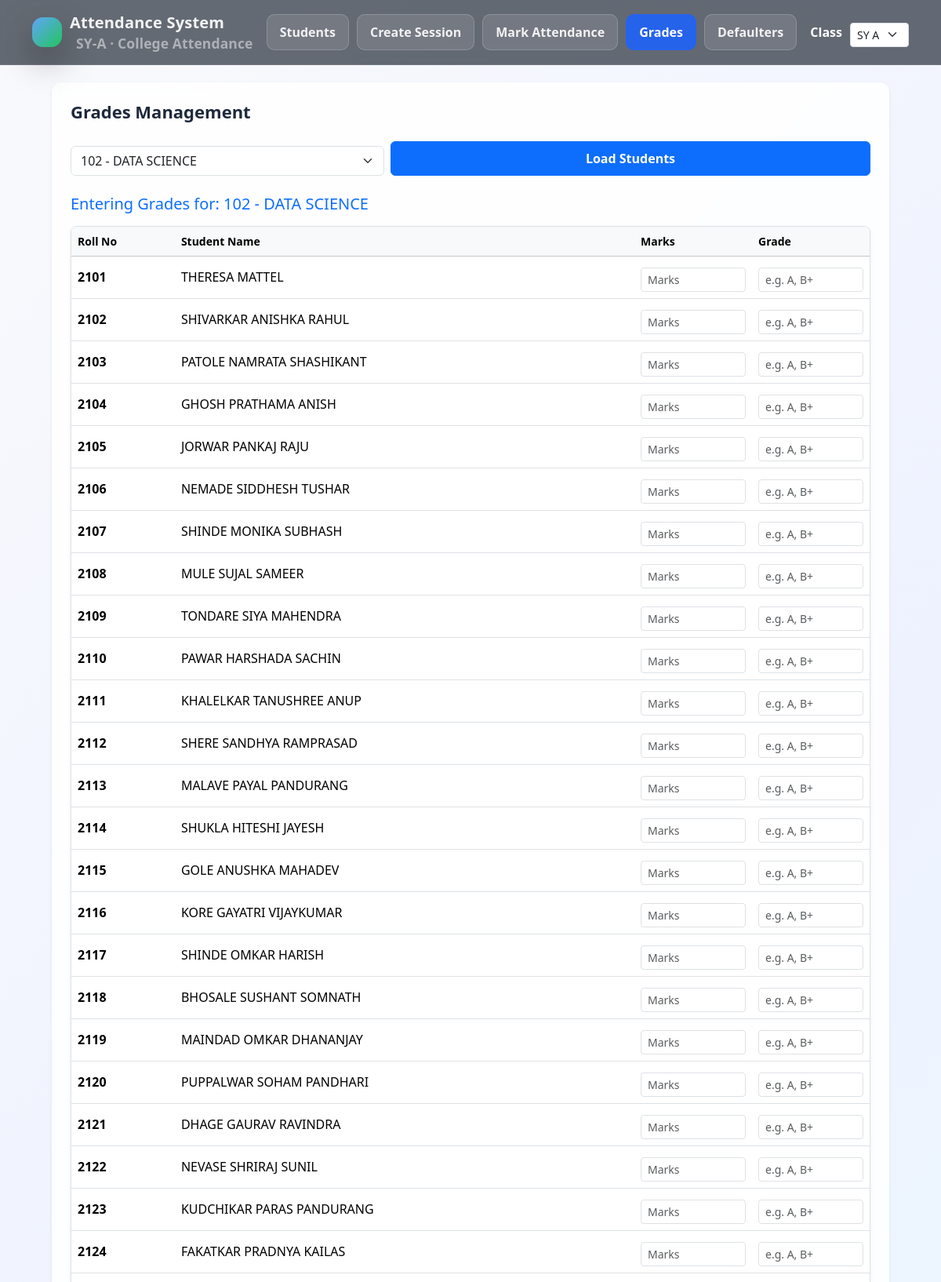
Screenshot of /grades?subject_id=2 (upper part) with the database file from the repository.
### tables this page shows
CREATE TABLE classes (
      class_id INTEGER PRIMARY KEY AUTOINCREMENT,
      year_name TEXT NOT NULL,
      division TEXT NOT NULL,
      academic_year TEXT NOT NULL,
      UNIQUE(year_name, division, academic_year)
    );

CREATE TABLE students (
      student_id INTEGER PRIMARY KEY AUTOINCREMENT,
      roll_no TEXT NOT NULL UNIQUE,
      full_name TEXT NOT NULL,
      email TEXT,
      class_id INTEGER NOT NULL,
      FOREIGN KEY (class_id) REFERENCES classes(class_id)
    );

### app.py (the view, shortened to what this page needs)
@app.route("/grades", methods=["GET", "POST"])
def grades():
    conn = get_conn()
    cur = conn.cursor()
    klass = get_selected_class(cur)
    if not klass:
        conn.close()
        return "No class found. Please insert a class row in classes table first."
    cur.execute(
        """
        SELECT s.subject_id, s.subject_code, s.subject_name
        FROM subjects s
        JOIN class_subjects cs ON cs.subject_id = s.subject_id
        WHERE cs.class_id = ?
        ORDER BY s.subject_code
        """,
        (klass["class_id"],),
    )
    subjects = cur.fetchall()
    selected_subject_id = request.args.get("subject_id", type=int)
    roster = []
    subject_label = None
    if selected_subject_id:
        chosen_subject = next((s for s in subjects if s["subject_id"] == selected_subject_id), None)
        if chosen_subject:
            subject_label = (
                f"Entering Grades for: {chosen_subject['subject_code']} - {chosen_subject['subject_name']}"
            )
        cur.execute(
            """
            SELECT s.student_id, s.roll_no, s.full_name, g.marks, g.grade
            FROM students s
            LEFT JOIN grades g ON s.student_id = g.student_id AND g.subject_id = ?
            WHERE s.class_id = ?
            ORDER BY s.roll_no
            """,
            (selected_subject_id, klass["class_id"]),
        )
        roster = cur.fetchall()
    conn.close()
    return render_template(
        "grades.html",
        subjects=subjects,
        selected_subject_id=selected_subject_id,
        roster=roster,
        subject_label=subject_label,
    )

### app.py (called while the page is built)
@app.before_request
def ensure_selected_class():
    selected_class_id = request.args.get("class_id", type=int)
    if selected_class_id:
        session["selected_class_id"] = selected_class_id

def get_selected_class(cur):
    selected_class_id = session.get("selected_class_id")
    klass = None
    if selected_class_id:
        cur.execute(
            "SELECT class_id, year_name, division, academic_year FROM classes WHERE class_id = ?",
            (selected_class_id,),
        )
        klass = cur.fetchone()
    if not klass:
        cur.execute(
            "SELECT class_id, year_name, division, academic_year FROM classes ORDER BY year_name, division, academic_year LIMIT 1"
        )
        klass = cur.fetchone()
        if klass:
            session["selected_class_id"] = klass["class_id"]
    return klass

@app.context_processor
def inject_class_info():
    conn = get_conn()
    cur = conn.cursor()
    cur.execute(
        "SELECT class_id, year_name, division, academic_year FROM classes ORDER BY year_name, division, academic_year"
    )
    classes = cur.fetchall()
    conn.close()
    selected_class_id = session.get("selected_class_id")
    selected_class = next(
        (c for c in classes if c["class_id"] == selected_class_id), None
    )
    if not selected_class and classes:
        selected_class = classes[0]
    return {"classes": classes, "selected_class": selected_class}

### db.py (called while the page is built)
def get_conn():
    db_path = os.path.join(os.path.dirname(__file__), "college_attendance.db")
    con = sqlite3.connect(db_path)
    con.row_factory = sqlite3.Row
    return con

### templates/grades.html (shortened to what this page needs)
{% extends "base.html" %}
{% block content %}
<div class="card p-4 shadow-sm border-0" style="border-radius:12px; background: rgba(255,255,255,0.85); backdrop-filter: blur(10px);">
    <h2 class="mb-4" style="font-weight:800; color:#1e293b;">Grades Management</h2>
    <form method="GET" action="{{ url_for('grades') }}" class="mb-4 d-flex flex-column flex-md-row gap-2">
        <select name="subject_id" class="form-select" style="max-width: 400px;">
            {% for sub in subjects %}
                <option value="{{ sub.subject_id }}"
                    {% if selected_subject_id == sub.subject_id %}selected{% endif %}>
                    {{ sub.subject_code }} - {{ sub.subject_name }}
                </option>
            {% endfor %}
        </select>
        <button type="submit" class="btn btn-primary px-4 fw-bold w-100">Load Students</button>
    </form>
    {% if selected_subject_id %}
        {% if subject_label %}
            <h5 class="text-primary mb-3">{{ subject_label }}</h5>
        {% endif %}
        <form method="POST" action="{{ url_for('grades') }}">
            <div class="table-responsive bg-white rounded-3 shadow-sm mb-4 border">
                <table class="table table-hover align-middle mb-0">
                    <thead class="table-light">
                        <tr>
                            <th>Roll No</th>
                            <th>Student Name</th>
                            <th style="width: 150px;">Marks</th>
                            <th style="width: 150px;">Grade</th>
                        </tr>
                    </thead>
                    <tbody>
                        {% for st in roster %}
                            <tr>
                                <td class="fw-bold">{{ st.roll_no }}</td>
                                <td>{{ st.full_name }}</td>
                                <td>
                                    <input type="number" step="0.01" name="marks_{{ st.student_id }}"
                                           class="form-control form-control-sm"
                                           value="{{ st.marks if st.marks != None else '' }}"
                                           placeholder="Marks">
                                </td>
                                <td>
                                    <input type="text" name="grade_{{ st.student_id }}"
                                           class="form-control form-control-sm"
                                           value="{{ st.grade if st.grade != None else '' }}"
                                           placeholder="e.g. A, B+">
                                </td>
                            </tr>
                        {% else %}
                            <tr>
                                <td colspan="4" class="text-center text-muted">No students found.</td>
                            </tr>
                        {% endfor %}
                    </tbody>
                </table>
            </div>
        </form>
    {% endif %}
</div>
{% endblock %}

### templates/base.html (shortened to what this page needs)
<!doctype html>
<html lang="en">
  <head>
    <link href="https://cdn.jsdelivr.net/npm/bootstrap@5.3.3/dist/css/bootstrap.min.css" rel="stylesheet" />
    <link rel="stylesheet" href="{{ url_for('static', filename='css/style.css') }}" />
  </head>
  <body>
    <nav class="topnav">
      <div class="nav-inner">
        <a class="brand" href="/">
          <span class="brand-badge"></span>
          <div>
            Attendance System
            <small>{{ selected_class.year_name }}-{{ selected_class.division }} · College Attendance</small>
          </div>
        </a>
        <div class="nav-actions">
          <a href="/students" class="pill {% if request.path == '/students' %}active{% endif %}">Students</a>
          <a href="/create-session" class="pill {% if request.path == '/create-session' %}active{% endif %}">Create Session</a>
          <a href="/mark-attendance" class="pill {% if request.path == '/mark-attendance' %}active{% endif %}">Mark Attendance</a>
          <a href="/grades" class="pill {% if request.path == '/grades' %}active{% endif %}">Grades</a>
          <a href="/defaulters" class="pill {% if request.path == '/defaulters' %}active{% endif %}">Defaulters</a>
        </div>
        <form method="get" class="d-flex align-items-center" style="gap: 10px;">
          <label class="mb-0 text-white" style="font-weight:700;">Class</label>
          <select name="class_id" class="form-select form-select-sm" onchange="this.form.submit()">
            {% for c in classes %}
              <option value="{{ c.class_id }}" {% if selected_class and selected_class.class_id == c.class_id %}selected{% endif %}>
                {{ c.year_name }} {{ c.division }}
              </option>
            {% endfor %}
          </select>
        </form>
      </div>
    </nav>
    <div class="page-wrap">
      {% block content %}{% endblock %}
    </div>
  </body>
</html>

### static/css/style.css (style rules this page uses)
body { margin: 0; font-family: "Segoe UI", system-ui, -apple-system, sans-serif; background: linear-gradient(180deg, #eef2f7 0%, #f8fafc 100%); color: #1f2937; }
.brand { color: #ffffff; font-size: 20px; font-weight: 700; }
.brand small { font-weight: 400; opacity: 0.7; margin-left: 8px; }
.page-wrap { max-width: 1100px; margin: 40px auto; padding: 0 20px; }
.card { background: #fdfefe; border-radius: 14px; padding: 24px; margin-bottom: 24px; border: 1px solid #e5e7eb; }
.card h2 { margin-top: 0; font-size: 22px; font-weight: 700; }
input, select { width: 100%; padding: 10px 12px; margin-top: 6px; border-radius: 8px; border: 1px solid #cbd5f5; }
button { background: #2563eb; color: white; border: none; padding: 10px 18px; border-radius: 10px; font-weight: 600; cursor: pointer; }
table { width: 100%; border-collapse: collapse; }
th { text-align: left; font-size: 14px; color: #64748b; padding-bottom: 8px; }
td { padding: 10px 0; border-top: 1px solid #e5e7eb; }
.w-100 { width:100%; }

### templates/base.html (style rules this page uses)
:root { --text: rgba(255,255,255,0.92); --muted: rgba(255,255,255,0.68); }
body { background: linear-gradient( 135deg, #f8fafc 0%, #eef2ff 35%, #ecfeff 70%, #f0fdf4 100% ); min-height: 100vh; color: #0f172a; }
.topnav { position: sticky; top: 0; z-index: 100; background: rgba(10,18,32,0.62); backdrop-filter: blur(12px); border-bottom: 1px solid rgba(255,255,255,0.10); }
.nav-inner { max-width: 1150px; margin: 0 auto; padding: 14px 16px; display:flex; align-items:center; justify-content:space-between; gap: 12px; }
.brand { display:flex; align-items:center; gap: 10px; font-weight: 900; letter-spacing: 0.2px; color: var(--text); text-decoration: none; }
.brand-badge { width: 38px; height: 38px; border-radius: 14px; background: linear-gradient(135deg, #60a5fa 0%, #22c55e 100%); box-shadow: 0 18px 45px rgba(0,0,0,0.35); }
.brand small { display:block; margin-top: -2px; font-weight: 700; color: var(--muted); letter-spacing: 0.1px; }
.nav-actions { display:flex; gap: 10px; flex-wrap: wrap; justify-content: flex-end; }
.pill { padding: 10px 16px; border-radius: 10px; border: 1px solid rgba(255,255,255,0.18); background: rgba(255,255,255,0.10); color: rgba(255,255,255,0.90); font-weight: 600; text-decoration: none; }
.pill.active { background: #2563eb; color: white; border-color: #2563eb; }
.page-wrap { max-width: 1100px; margin: 0 auto; padding: 22px 16px; }

### rows the page displays
classes: year_name "SY", division "A"
students: roll_no "2101", full_name "THERESA MATTEL"
students: roll_no "2102", full_name "SHIVARKAR ANISHKA RAHUL"
students: roll_no "2103", full_name "PATOLE NAMRATA SHASHIKANT"
students: roll_no "2104", full_name "GHOSH PRATHAMA ANISH"
students: roll_no "2105", full_name "JORWAR PANKAJ RAJU"
students: roll_no "2106", full_name "NEMADE SIDDHESH TUSHAR"
students: roll_no "2107", full_name "SHINDE MONIKA SUBHASH"
students: roll_no "2108", full_name "MULE SUJAL SAMEER"
students: roll_no "2109", full_name "TONDARE SIYA MAHENDRA"
students: roll_no "2110", full_name "PAWAR HARSHADA SACHIN"
students: roll_no "2111", full_name "KHALELKAR TANUSHREE ANUP"
students: roll_no "2112", full_name "SHERE SANDHYA RAMPRASAD"
students: roll_no "2113", full_name "MALAVE PAYAL PANDURANG"
students: roll_no "2114", full_name "SHUKLA HITESHI JAYESH"
students: roll_no "2115", full_name "GOLE ANUSHKA MAHADEV"
students: roll_no "2116", full_name "KORE GAYATRI VIJAYKUMAR"
students: roll_no "2117", full_name "SHINDE OMKAR HARISH"
students: roll_no "2118", full_name "BHOSALE SUSHANT SOMNATH"
students: roll_no "2119", full_name "MAINDAD OMKAR DHANANJAY"
students: roll_no "2120", full_name "PUPPALWAR SOHAM PANDHARI"
students: roll_no "2121", full_name "DHAGE GAURAV RAVINDRA"
students: roll_no "2122", full_name "NEVASE SHRIRAJ SUNIL"
students: roll_no "2123", full_name "KUDCHIKAR PARAS PANDURANG"
students: roll_no "2124", full_name "FAKATKAR PRADNYA KAILAS"

### other values shown
{{ subject_label }} "Entering Grades for: 102 - DATA SCIENCE"
form field class_id "SY A"
form field subject_id "102 - DATA SCIENCE"
